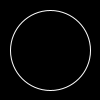
Frame 1 (no input)
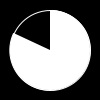
Frame 60 (the mouse pressed at the canvas centre just before this capture)
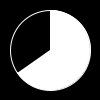
Frame 120 (the mouse held since frame 60 and released just before this capture)

The Processing sketch that drew these frames (run headless with seeded random() and noise(); from frame 60 on, the mouse is pressed at the canvas centre):

// Processing sketch: Stoppuhr
// ── Stoppuhr.pde
int x = 0;

void setup() {
  size(100, 100);
}

void draw() {
  translate(width/2, height/2);
  background(0);
  fill(0);
  stroke(255);
  ellipse(0, 0, 80, 80);
  fill(255);
  arc(0, 0, 80, 80, radians(-90), radians((x % 360) - 90));
  x+=5;
}
